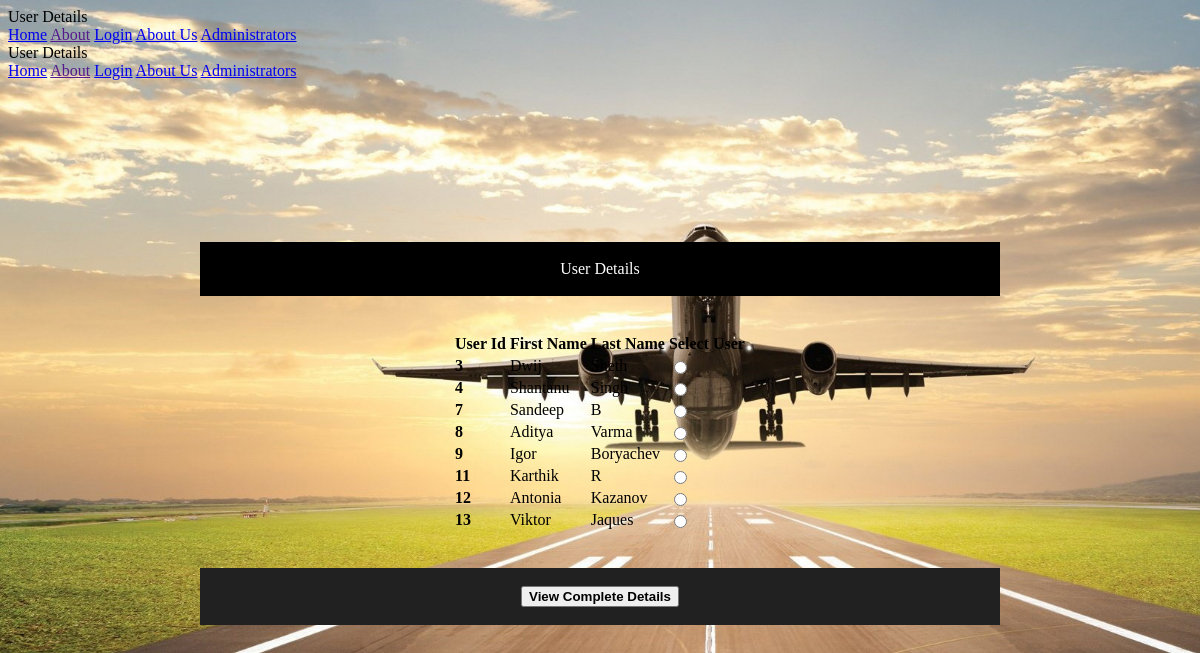
The app's page /view_users.php with its own data.
### tables this page shows
CREATE TABLE `customerlogin` (
  `Customer_id` int(5) NOT NULL,
  `First_name` varchar(30) NOT NULL,
  `Last_name` varchar(30) NOT NULL,
  `email_id` varchar(50) NOT NULL,
  `DOB` varchar(20) NOT NULL,
  `Gender` varchar(6) NOT NULL,
  `Nationality` varchar(30) NOT NULL,
  `Occupation` varchar(30) NOT NULL,
  `Address` text NOT NULL,
  `City` varchar(25) NOT NULL,
  `State` varchar(20) NOT NULL,
  `Mobile_no` varchar(10) NOT NULL,
  `Password` varchar(15) NOT NULL
);

### view_users.php (the view, shortened to what this page needs)
<?php
require 'db_conn.php';
?>
<html>
<head>
    <link rel="stylesheet" href="Front with CSS.css">
    <link rel="stylesheet" href="https://code.getmdl.io/1.3.0/material.teal-orange.min.css" />
    <link rel="stylesheet" href="css/footer-distributed-with-address-and-phones.css">
    <link rel="stylesheet" href="http://maxcdn.bootstrapcdn.com/font-awesome/4.2.0/css/font-awesome.min.css">
</head>
<body background="airplane.jpg">
    <div class="mdl-layout mdl-js-layout mdl-layout--fixed-header">
        <header class="mdl-layout__header">
            <div class="mdl-layout__header-row">
                <span class="mdl-layout-title">User Details</span>
                <nav class="mdl-navigation mdl-layout--large-screen-only">
                    <a class="mdl-navigation__link" href="home.php">Home</a>
                    <a class="mdl-navigation__link" href="">About</a>
                    <a class="mdl-navigation__link" href="front.php">Login</a>
                    <a class="mdl-navigation__link" href="Aboutus.php">About Us</a>
                    <a class="mdl-navigation__link" href="admin.php">Administrators</a>
                </nav>
            </div>
        </header>
        <div class="mdl-layout__drawer">
            <span class="mdl-layout-title">User Details</span>
            <nav class="mdl-navigation">
                <a class="mdl-navigation__link" href="home.php">Home</a>
                <a class="mdl-navigation__link" href="">About</a>
                <a class="mdl-navigation__link" href="front.php">Login</a>
                <a class="mdl-navigation__link" href="Aboutus.php">About Us</a>
                <a class="mdl-navigation__link" href="admin.php">Administrators</a>
            </nav>
        </div>
        <br><br>
            <div class="page-content"><center>
                <br><br><br>
                <center>
        <br><br><br><br>
        <div class="mdl-card mdl-shadow--16dp" style="width:800px">
        <div class="mdl-shadow--16dp" style="background-color:#000000">
                        <br>
                        <div class="mdl-typography--title" style="color:#ffffff">User Details</div>
                        <br>
                        </div>
        <br><br>
        <table class="mdl-data-table mdl-js-data-table mdl-shadow--8dp">
  <thead>
    <tr>
      <th>User Id</th>
      <th>First Name</th>
      <th>Last Name</th>
      <th>Select User</th>
    </tr>
  </thead>
  <tbody>
        <form action="user_details.php" methos="POST">
            <?php
                $sql = "SELECT * from customerlogin";
                $result = mysqli_query($conn,$sql);
	            while($row=mysqli_fetch_assoc($result)){
                    echo "<tr>";
                    echo "<td><b>" . $row['Customer_id'] . "</b></td>";
                    echo "<td>" . $row['First_name'] . "</td>";
                    echo "<td>" . $row['Last_name'] . "</td>";
                    echo "<td><label class=\"mdl-radio mdl-js-radio mdl-js-ripple-effect\" for=\"".$row['Customer_id']."\">
                    <input type=\"radio\" id=\"".$row['Customer_id']."\" class=\"mdl-radio__button\" name=\"idc\" value=\"".$row['email_id']."\">
                    </label></td>";
                    echo "</tr>";
                }
	        ?>
            </tbody>
</table>
<br><br>
<div class="mdl-shadow--16dp" style="background-color:#212121"><br>
                            <button class="mdl-button mdl-js-button mdl-button--raised mdl-js-ripple-effect mdl-button--accent">
                        <div class="mdl-typography--subtitle" style="color:black;font-weight:bolder" name="Detail">View Complete Details</div>
                    </button>
                    <br><br>
                    </div>
                    </div>
                    <br><br><br>
                    </div>
        </div>
    </body>
</html>

### Front with CSS.css (style rules this page uses)
body { background-size: cover; }

### records on screen
customerlogin: Customer_id "3", First_name "Dwij", Last_name "Sheth"
customerlogin: Customer_id "4", First_name "Shantanu", Last_name "Singh"
customerlogin: Customer_id "7", First_name "Sandeep", Last_name "B"
customerlogin: Customer_id "8", First_name "Aditya", Last_name "Varma"
customerlogin: Customer_id "9", First_name "Igor", Last_name "Boryachev"
customerlogin: Customer_id "11", First_name "Karthik", Last_name "R"
customerlogin: Customer_id "12", First_name "Antonia", Last_name "Kazanov"
customerlogin: Customer_id "13", First_name "Viktor", Last_name "Jaques"
